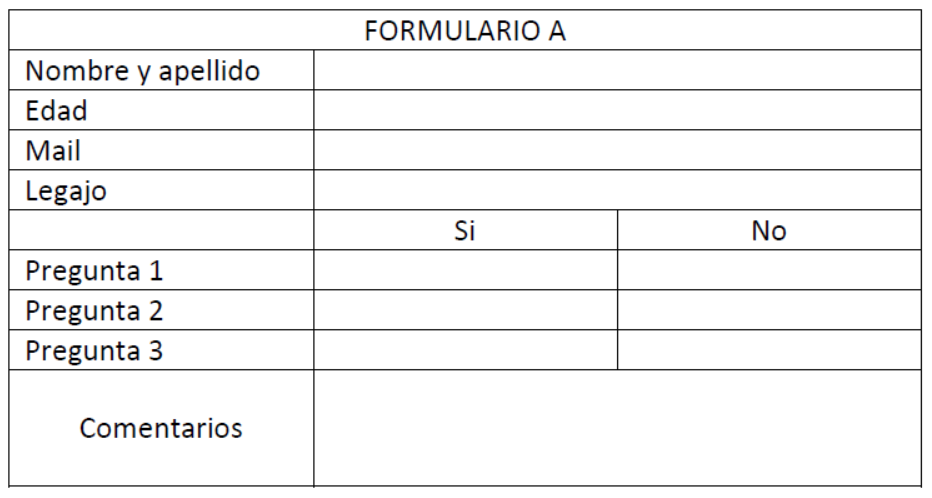
#> input picture formulario_vacio.png, 932 x 498 px, found by its file name
$ python problema_2.py
#> lines starting #> are read from the running program, lines starting #| are printed output that depends on the picture; after the words box and inside, x2 and y2 are one past the last pixel; in counts of white or black regions, pixels touching at a corner belong together
import cv2
import numpy as np
import matplotlib.pyplot as plt

# --- Leo imagen --------------------------------------------------
img = cv2.imread('TP 1/formulario_vacio.png',cv2.IMREAD_GRAYSCALE)
#> img: shape (498, 932); min 0, max 255, mean 243.4

plt.figure()
plt.imshow(img, cmap='gray')
plt.show()

th_value = 200
img_th = (img < th_value).astype(np.uint8) * 255  #Luego borrar este comentario: si encuentra algo gris/negro (<200) lo multiplica * 255, al pasarse de 255, el astype int 8 le hace de tope
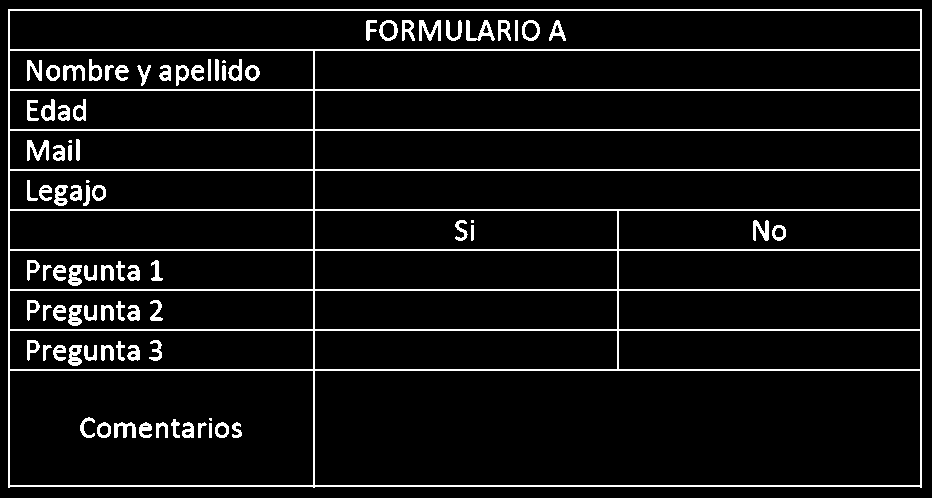
#> img_th: shape (498, 932); 7.2% white in thin lines or dots

plt.figure()
plt.imshow(img_th, cmap='gray')
plt.show()

img_cols = np.sum(img_th, axis=0) / 255
#> img_cols = 932 values, max 479 at index 8, min 0 at index 0, mean 36.07
img_rows = np.sum(img_th, axis=1) / 255
#> img_rows = 498 values, max 914 at index 9, min 0 at index 0, mean 67.5

th_col = img_cols.max()*0.95
#> th_col = 455
th_row = 230

rows_with_lines = img_rows > th_row
cols_with_lines = img_cols > th_col


def get_line_positions(line_detection_array):
    positions = []
    is_line = False
    start = 0
    for i, val in enumerate(line_detection_array):
        if val and not is_line:
            is_line = True
            start = i
        elif not val and is_line:
            is_line = False
            # Se toma el punto medio de la línea detectada
            positions.append(start + (i - 1 - start) // 2)
#> this loop made 498 passes
#> (val, is_line) on passes 10, 12, 50, 52: (True, True), (False, False), (True, True), (False, False)
#> after the loop, is_line = False; positions = [9, 49, 89, 129, 169, 209, 249, 289, 329, 369, 485]; start = 485
    return positions

horizontal_lines = get_line_positions(rows_with_lines)
#> horizontal_lines has the same summary as positions in get_line_positions
vertical_lines = get_line_positions(cols_with_lines)
#> the loop in get_line_positions (call 2), `for i, val in enumerate(line_detection_array):` made 932 passes
#> (val, is_line, start) on pass 9: (True, True, 8)
#> vertical_lines = [8, 920]

plt.figure(figsize=(15, 5))


"""
SOLUCIÓN ANTERIOR, DIBUJABA LAS LINEAS DE PUNTA A PUNTA --  VER DE MEJORARLA

img_with_lines = cv2.cvtColor(img, cv2.COLOR_GRAY2BGR)
for y in horizontal_lines:
    cv2.line(img_with_lines, (0, y), (img.shape[1], y), (0, 255, 0), 2)

for x in vertical_lines:
    cv2.line(img_with_lines, (x, 0), (x, img.shape[0]), (0, 0, 255), 2)

cv2.imshow('Líneas Detectadas', img_with_lines)
cv2.waitKey(0)
cv2.destroyAllWindows()"""

img_with_lines = cv2.cvtColor(img, cv2.COLOR_GRAY2BGR)

for y in horizontal_lines:
    for i in range(len(vertical_lines) -1):
        x1 = vertical_lines[i]
        x2 = vertical_lines[i+1]
        cv2.line(img_with_lines, (x1, y), (x2, y), (0, 255, 0), 2)
#> this loop made 11 passes
#> y on passes 1 to 11: 9, 49, 89, 129, 169, 209, 249, 289, 329, 369, 485
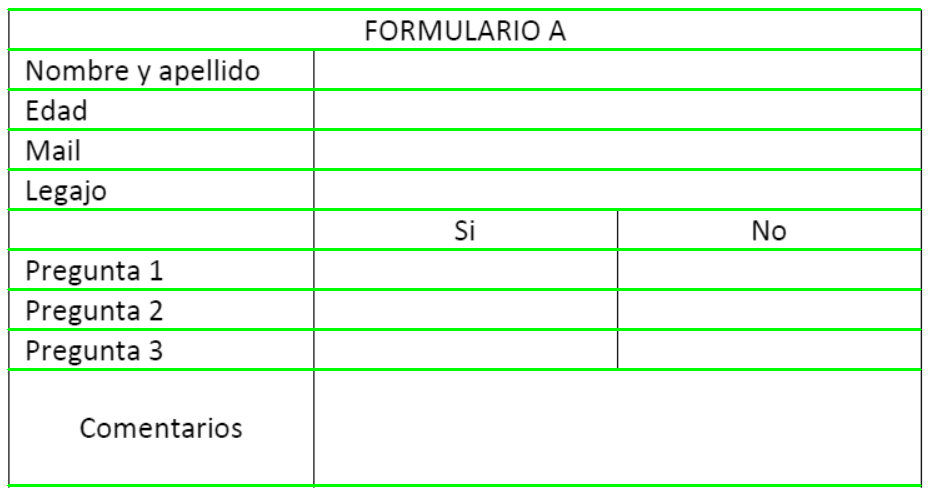
#> img_with_lines: shape (498, 932, 3); mean B, G, R 233.5, 250.1, 233.5

for x in vertical_lines:
    # Para cada línea vertical, dibujamos un segmento por cada "fila"
    # Iteramos hasta la penúltima línea horizontal para tener siempre un par (inicio, fin)
    for i in range(len(horizontal_lines) - 1):
        y1 = horizontal_lines[i]
        y2 = horizontal_lines[i+1]

        # Dibujamos el segmento de línea vertical desde y1 hasta y2 en la posición x
        cv2.line(img_with_lines, (x, y1), (x, y2), (0, 0, 255), 2)
#> this loop made 2 passes
#> x on passes 1 to 2: 8, 920
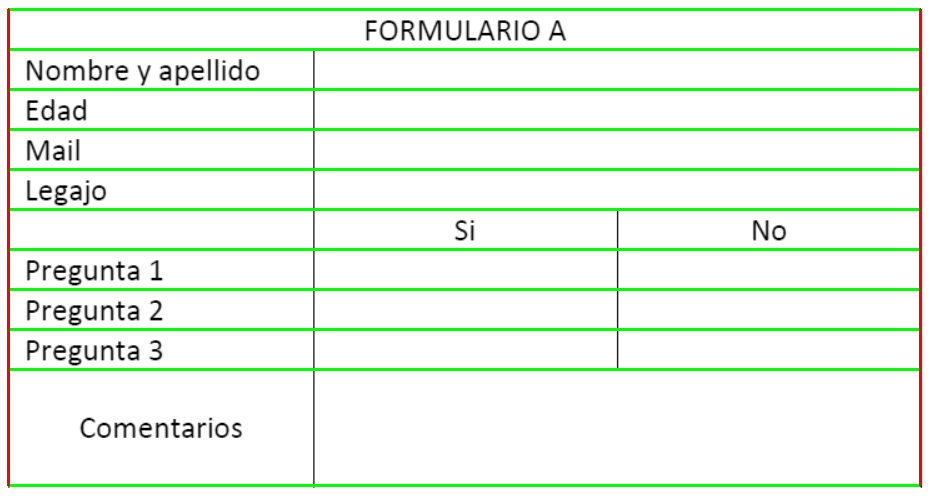
#> img_with_lines: shape (498, 932, 3); 0.62% of pixels changed, all inside (x1, y1, x2, y2) = (7, 8, 922, 487)

cv2.imshow('Celdas Delimitadas', img_with_lines)
cv2.waitKey(0)
cv2.destroyAllWindows()

$ run again, with formulario_01.png copied over formulario_vacio.png
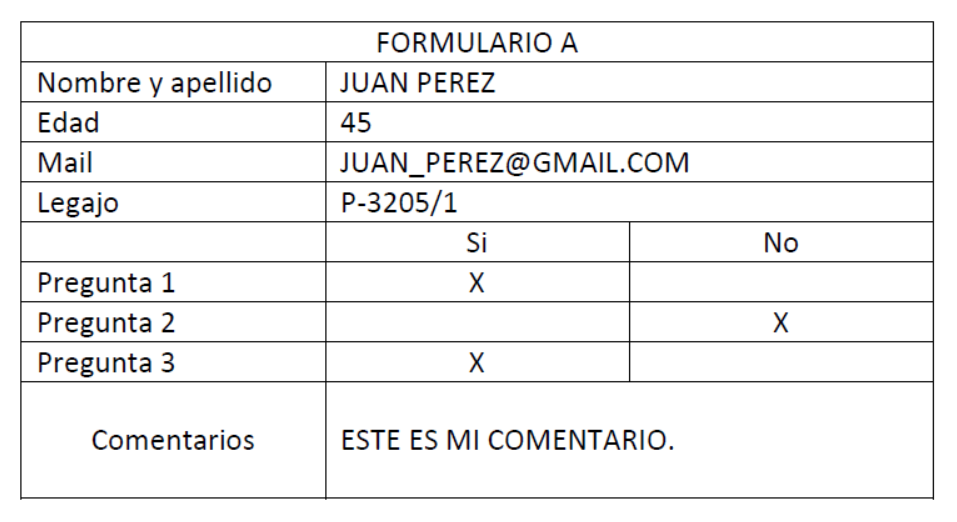
#> input picture formulario_01.png, 957 x 522 px, found by its file name
#> `img_th = (img < th_value).astype(np.uint8) * 255`:
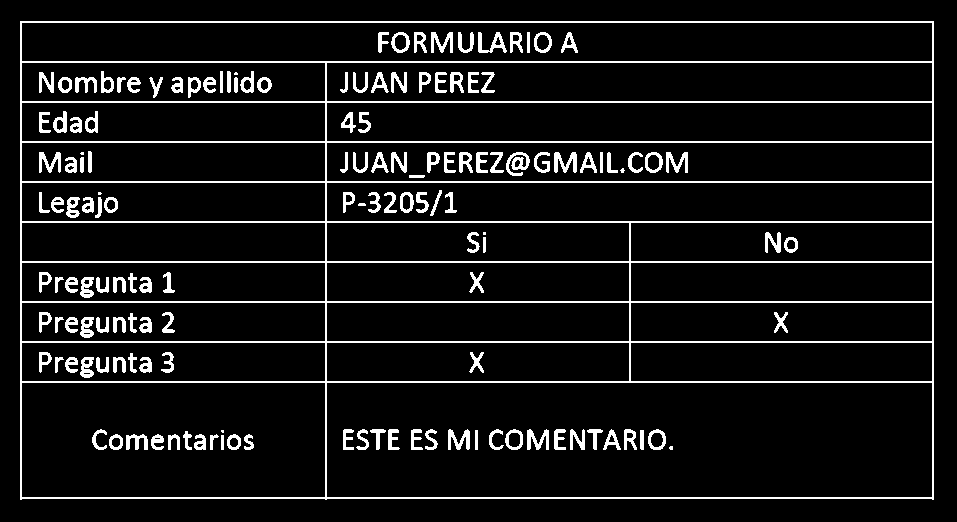
#> img_th: shape (522, 957); 8.4% white in thin lines or dots, all inside (x1, y1, x2, y2) = (20, 21, 934, 500)
#> img_cols = 957 values, max 479 at index 20, min 0 at index 0, mean 44.07
#> img_rows = 522 values, max 914 at index 21, min 0 at index 0, mean 80.79
#> th_col = 455
#> the loop in get_line_positions, `for i, val in enumerate(line_detection_array):` made 522 passes
#> (val, is_line) on passes 22, 24: (True, True), (False, False)
#> after the loop in get_line_positions, `for i, val in enumerate(line_detection_array):`: is_line = False; positions = [21, 61, 101, 141, 181, 221, 261, 301, 341, 381, 437, 447, 497]; start = 497
#> horizontal_lines has the same summary as positions in get_line_positions
#> the loop in get_line_positions (call 2), `for i, val in enumerate(line_detection_array):` made 957 passes
#> (val, is_line, start) on pass 21: (True, True, 20)
#> vertical_lines = [20, 932]
#> the loop `for y in horizontal_lines:` made 13 passes
#> y on passes 1 to 8: 21, 61, 101, 141, 181, 221, 261, 301
#> the loop `for x in vertical_lines: # Para cada línea vertical, dibujamos un segm..` made 2 passes
#> x on passes 1 to 2: 20, 932
#> after the loop `for x in vertical_lines:`:
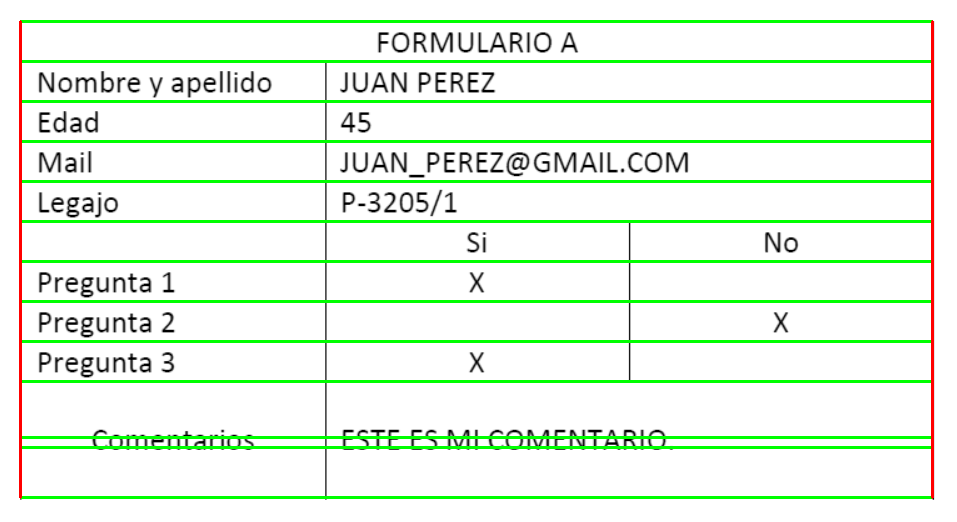
#> img_with_lines: shape (522, 957, 3); mean B, G, R 228.9, 247, 230.4

$ run again, with formulario_02.png copied over formulario_vacio.png
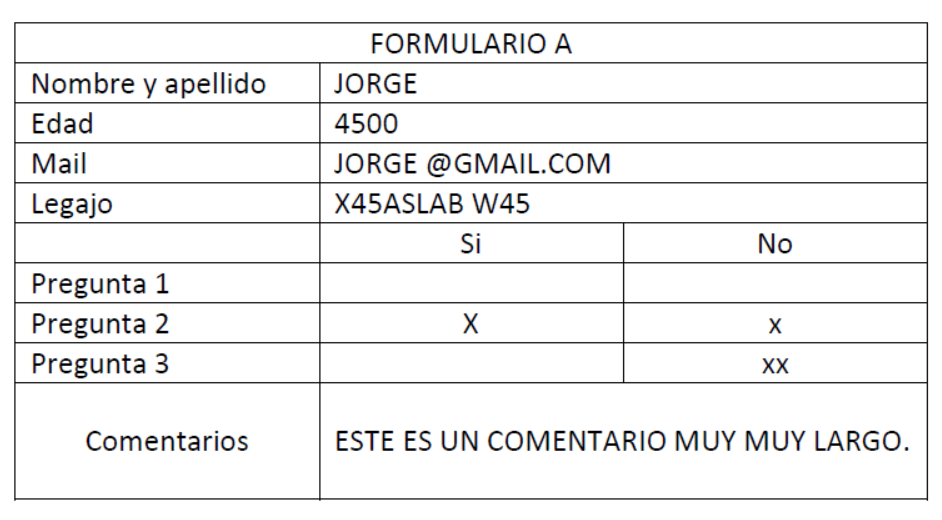
#> input picture formulario_02.png, 942 x 520 px, found by its file name
#> `img_th = (img < th_value).astype(np.uint8) * 255`:
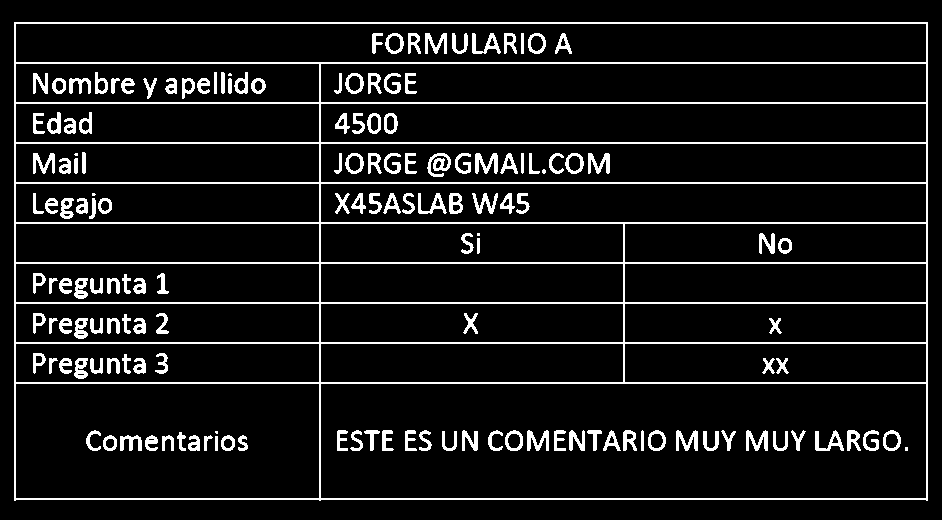
#> img_th: shape (520, 942); 9% white in thin lines or dots, all inside (x1, y1, x2, y2) = (14, 22, 928, 501)
#> img_cols = 942 values, max 479 at index 14, min 0 at index 0, mean 46.62
#> img_rows = 520 values, max 914 at index 22, min 0 at index 0, mean 84.46
#> th_col = 455
#> the loop in get_line_positions, `for i, val in enumerate(line_detection_array):` made 520 passes
#> (val, is_line) on passes 23, 25: (True, True), (False, False)
#> after the loop in get_line_positions, `for i, val in enumerate(line_detection_array):`: is_line = False; positions = [22, 62, 102, 142, 182, 222, 262, 302, 342, 382, 432, 443, 498]; start = 498
#> horizontal_lines has the same summary as positions in get_line_positions
#> the loop in get_line_positions (call 2), `for i, val in enumerate(line_detection_array):` made 942 passes
#> (val, is_line, start) on pass 15: (True, True, 14)
#> vertical_lines = [14, 926]
#> the loop `for y in horizontal_lines:` made 13 passes
#> y on passes 1 to 8: 22, 62, 102, 142, 182, 222, 262, 302
#> the loop `for x in vertical_lines: # Para cada línea vertical, dibujamos un segm..` made 2 passes
#> x on passes 1 to 2: 14, 926
#> after the loop `for x in vertical_lines:`:
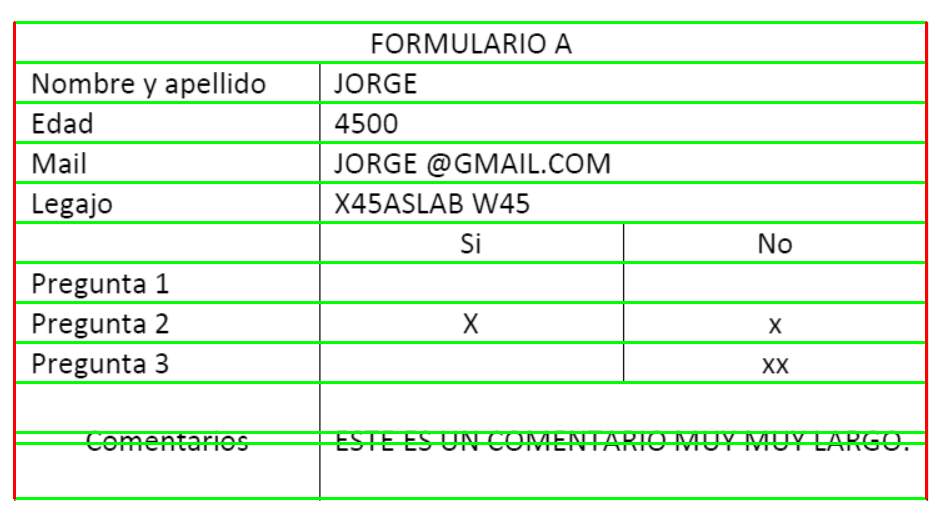
#> img_with_lines: shape (520, 942, 3); mean B, G, R 228, 246.4, 229.5

$ run again, with formulario_03.png copied over formulario_vacio.png
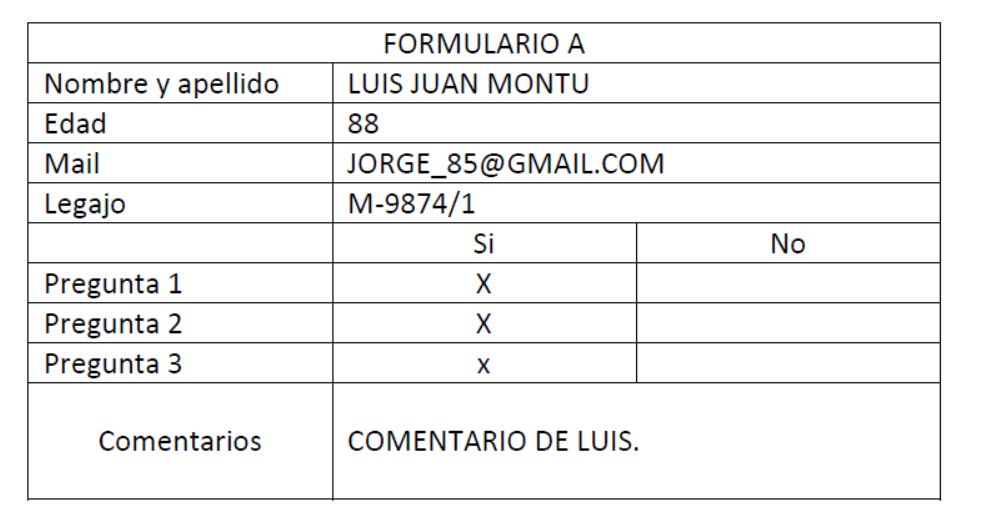
#> input picture formulario_03.png, 987 x 521 px, found by its file name
#> `img_th = (img < th_value).astype(np.uint8) * 255`:
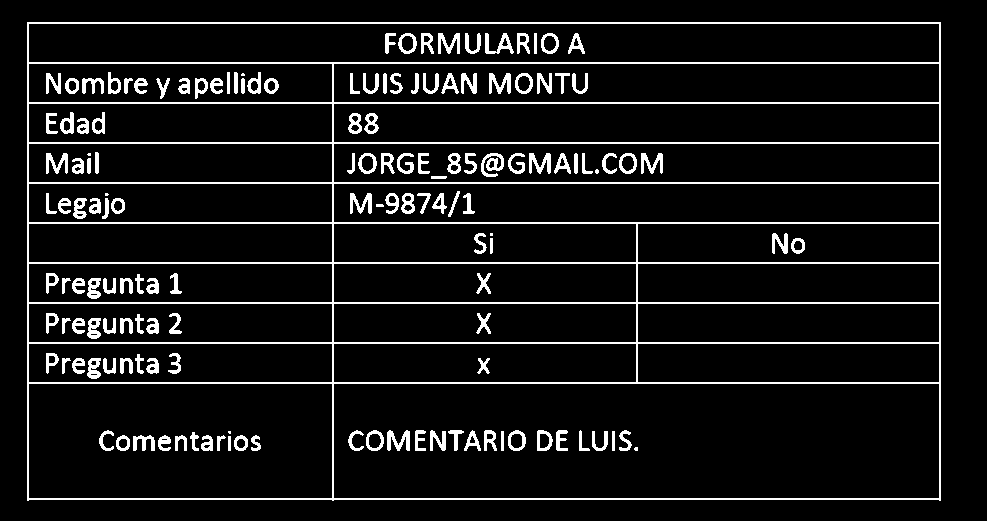
#> img_th: shape (521, 987); 8.2% white in thin lines or dots, all inside (x1, y1, x2, y2) = (27, 22, 941, 501)
#> img_cols = 987 values, max 479 at index 27, min 0 at index 0, mean 42.89
#> img_rows = 521 values, max 914 at index 22, min 0 at index 0, mean 81.25
#> th_col = 455
#> the loop in get_line_positions, `for i, val in enumerate(line_detection_array):` made 521 passes
#> (val, is_line) on passes 23, 25: (True, True), (False, False)
#> after the loop in get_line_positions, `for i, val in enumerate(line_detection_array):`: is_line = False; positions = [22, 62, 80, 91, 102, 142, 182, 222, 262, 302, 342, 382, 448, 498]; start = 498
#> horizontal_lines has the same summary as positions in get_line_positions
#> the loop in get_line_positions (call 2), `for i, val in enumerate(line_detection_array):` made 987 passes
#> (val, is_line, start) on pass 28: (True, True, 27)
#> vertical_lines = [27, 939]
#> the loop `for y in horizontal_lines:` made 14 passes
#> y on passes 1 to 8: 22, 62, 80, 91, 102, 142, 182, 222
#> the loop `for x in vertical_lines: # Para cada línea vertical, dibujamos un segm..` made 2 passes
#> x on passes 1 to 2: 27, 939
#> after the loop `for x in vertical_lines:`:
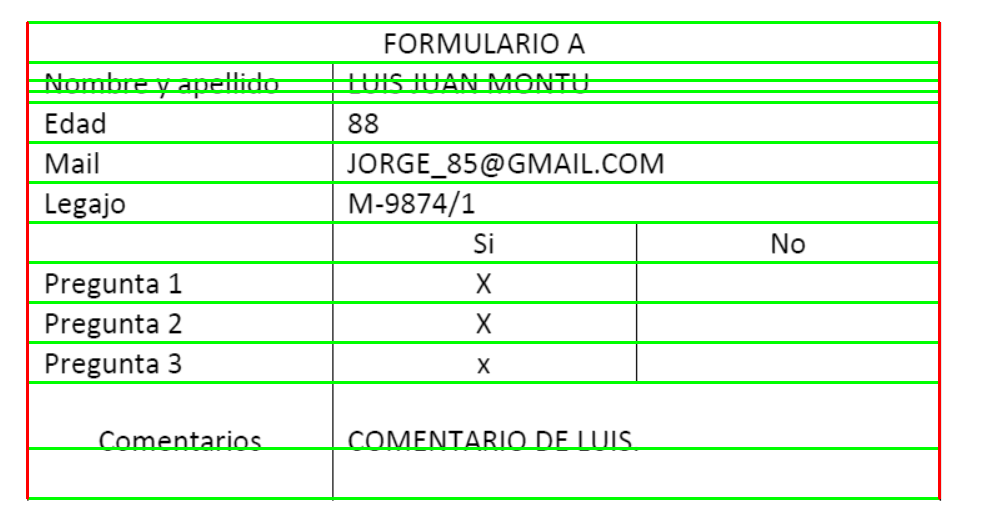
#> img_with_lines: shape (521, 987, 3); mean B, G, R 228.6, 247.5, 230
